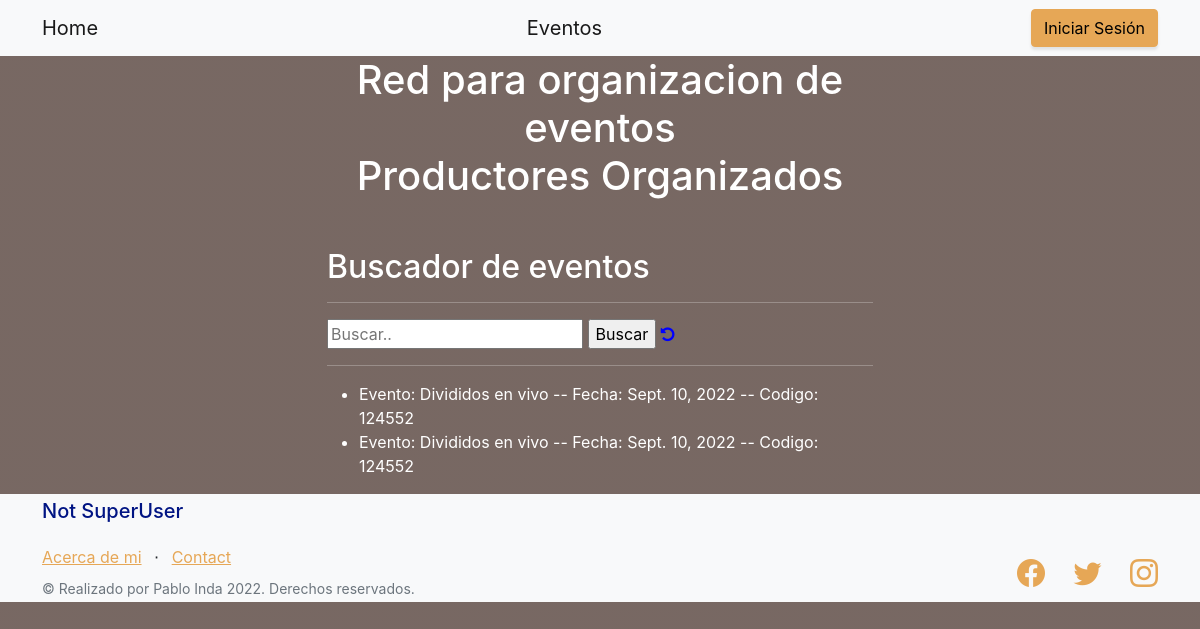
The app's page /, older data.
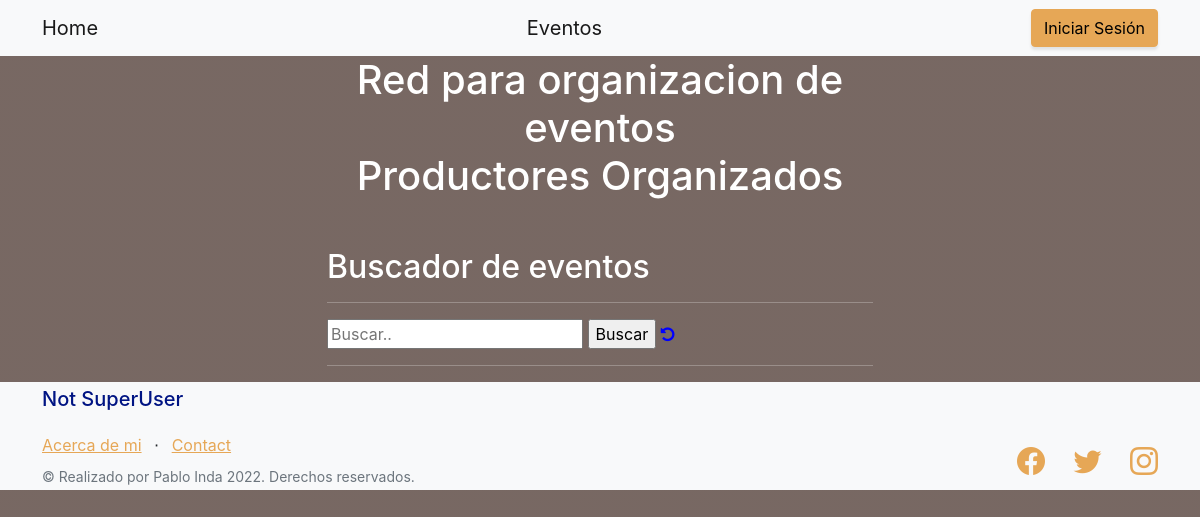
The same page, newer data.
### evento/models.py (models this page shows)
class Evento(models.Model):
    name = models.CharField(max_length=40)
    due_date = models.DateField()
    code = models.IntegerField()
    description = models.TextField(blank = True, null=True)
    def __str__(self):
        return f'{self.name} evento --'

### home/views.py (the view)
# urls.py: path('', views.index, name='main'),
def index(request):
    avatar_ctx = get_avatar_url_ctx(request)
    context_dict = {**avatar_ctx}
    eventos = Evento.objects.all()
    context_dict.update({
        'eventos': eventos,
    })
    print('context_dict: ', context_dict)
    return render(
        request=request,
        context=context_dict,
        template_name="home/main.html"
    )

### home/views.py (called while the page is built)
def get_avatar_url_ctx(request):
    avatars = Avatar.objects.filter(user=request.user.id)
    if avatars.exists():
        return {"url": avatars[0].image.url}
    return {}

### home/templates/home/main.html (shortened to what this page needs)
{% extends "home/index.html" %}
{% load static %}
{% block entregafinal_content %}
<h2>Buscador de eventos</h2>
<hr>
<form action="/search" method="GET">
    <div>
        <input type="text" name="search_param" id="evento_code_or_name" placeholder="Buscar.."
        >
        <input type="submit" value="Buscar">
        <a style="color: blue" href="{% url 'home:main' %}"><i class="fa fa-undo"></i></a>
    </div>
</form>
<hr>
{% if eventos %}
<ul>
    {% for evento in eventos %}
    <li>
        Evento: {{evento.name}}
        -- Fecha: {{evento.due_date}}
        -- Codigo: {{evento.code}}
    </li>
    {% endfor %}
</ul>
{% endif %}
{% endblock %}

Row changes from the older to the newer data that the page shows:
removed Evento: name "Divididos en vivo", due_date "Sept. 10, 2022", code "124552"
removed Evento: name "Divididos en vivo", due_date "Sept. 10, 2022", code "124552"
